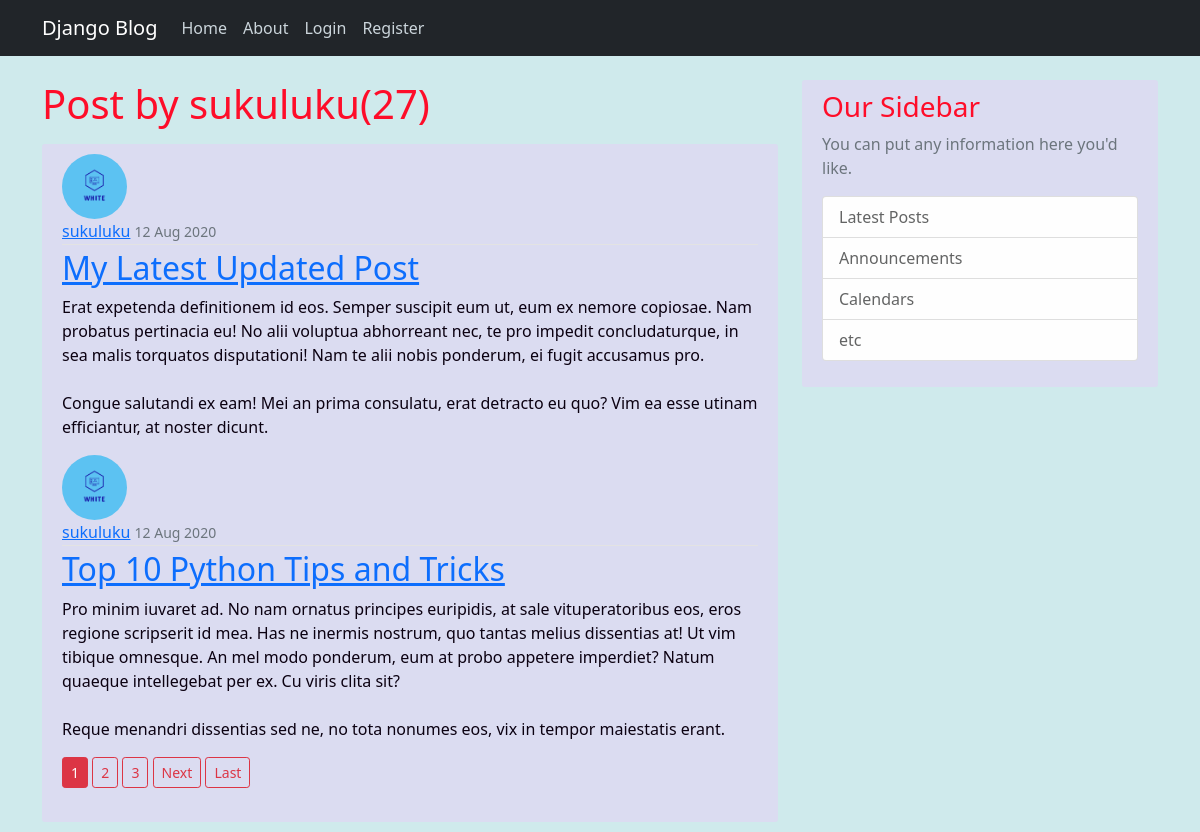
The app's page /user/sukuluku with its own data.
### Blog/models.py (models this page shows, shortened)
class Post(models.Model):
    title       = models.CharField(max_length=100)
    content     = models.TextField()
    date_posted = models.DateTimeField(default=timezone.now)
    author      = models.ForeignKey(User,on_delete=models.CASCADE)

### UserInterface/models.py (models this page shows, shortened)
class Profile(models.Model):
    user  = models.OneToOneField(User,on_delete=models.CASCADE)
    image = models.ImageField(default = 'logo.png',upload_to = 'profile_pics')

### Blog/views.py (the view)
# urls.py: path('user/<str:username>',UserPostListViews.as_view(),name = 'user-posts'),
class UserPostListViews(ListView):
    model = Post
    template_name = 'blog/user_posts.html'
    context_object_name = 'posts'
    paginate_by = 2
    def get_queryset(self):
        user = get_object_or_404(User,username = self.kwargs.get('username'))
        return Post.objects.filter(author = user).order_by('-date_posted')

### Blog/templates/blog/user_posts.html (shortened to what this page needs)
{% extends 'blog/base.html' %}
{% block content %}
<h1 class="mb-3">Post by {{ view.kwargs.username }}({{ page_obj.paginator.count }})</h1>
<article class="media content-section">
    {% for post in posts %}
        <img class="rounded-circle article-img" src="{{ post.author.profile.image.url }}">
        <div class="media-body">
            <div class="article-metadata">
                <a class="mr-2" href="{% url 'user-posts' post.author.username %}">{{ post.author }}</a>
                <small class="text-muted">{{ post.date_posted|date:'d M Y' }}</small>
            </div>
            <h2><a  href="{% url 'post-detail' post.id %}">{{ post.title }}</a></h2>
            <p class="article-content">{{ post.content }}</p>
        </div>
    {% endfor %}
    {% if is_paginated %}
        {% for num in page_obj.paginator.page_range %}
            {% if page_obj.number == num %}
                <a class="btn btn-danger btn-sm mb-4" href="?num = {{ num }}">{{ num }}</a>
            {% elif num > page_obj.number|add:'-3' and num < page_obj.number|add:'3' %}
                <a class="btn btn-outline-danger btn-sm mb-4" href="?num = {{ num }}">{{ num }}</a>
            {% endif %}
        {% endfor %}
        {% if page_obj.has_next %}
            <a class="btn btn-sm btn-outline-danger mb-4" href="?page={{ page_obj.next_page_number }}">Next</a>
            <a class="btn btn-sm btn-outline-danger mb-4" href="?page={{ page_obj.paginator.num_pages }}">Last</a>
        {% endif %}
    {% endif %}
</article>
{% endblock %}

### Blog/templates/blog/base.html (shortened to what this page needs)
{% load static %}
<!doctype html>
<html lang="en">
  <head>
    <link rel="stylesheet" href="https://stackpath.bootstrapcdn.com/bootstrap/5.0.0-alpha1/css/bootstrap.min.css">
    <link rel="stylesheet" type="text/css" href="{% static 'blog/main.css' %}">
  </head>
  <body>
        <header class="site-header">
            <nav class="navbar navbar-expand-md navbar-dark bg-dark fixed-top">
            <div class="container">
                <a class="navbar-brand mr-4" href="#">Django Blog</a>
                <div class="collapse navbar-collapse" id="navbarToggle">
                <div class="navbar-nav mr-auto">
                    <a class="nav-item nav-link" href="{% url 'home' %}">Home</a>
                    <a class="nav-item nav-link" href="{% url 'about' %}">About</a>
                </div>
                <div class="navbar-nav">
                  {% if user.is_authenticated %}
                    <a class="nav-item nav-link" href="{% url 'post-detail' user.id %}">Detail</a>
                    <a class="nav-item nav-link" href="{% url 'profile' %}">Profile</a>
                    <a class="nav-item nav-link" href="{% url 'logout' %}">Logout</a>
                  {% else %}
                    <a class="nav-item nav-link" href="{% url 'login' %}">Login</a>
                    <a class="nav-item nav-link" href="{% url 'register' %}">Register</a>
                  {% endif %}
                </div>
                </div>
            </div>
            </nav>
        </header>
        <main role="main" class="container">
            <div class="row">
              <div class="col-md-8">
                {% block content %}{% endblock %}
              </div>
              <div class="col-md-4">
                <div class="content-section">
                  <h3>Our Sidebar</h3>
                  <p class='text-muted'>You can put any information here you'd like.
                    <ul class="list-group">
                      <li class="list-group-item list-group-item-light">Latest Posts</li>
                      <li class="list-group-item list-group-item-light">Announcements</li>
                      <li class="list-group-item list-group-item-light">Calendars</li>
                      <li class="list-group-item list-group-item-light">etc</li>
                    </ul>
                  </p>
                </div>
              </div>
            </div>
          </main>
  </body>
</html>

### Blog/static/blog/main.css (style rules this page uses)
body { background: #cce9ebee; color: #0b0111; margin-top: 5rem; }
h1, h2, h3, h4, h5, h6 { color: #ff0825fa; }
ul { margin: 0; }
.site-header .navbar-nav .nav-link { color: #cbd5db; }
.content-section { background: #dcdcf1fa; padding: 10px 20px; border: 1px silver #3c0de9; border-radius: 3px; margin-bottom: 10px; }
.article-content { white-space: pre-line; }
.article-img { height: 65px; width: 65px; margin-right: 16px; }
.article-metadata { padding-bottom: 1px; margin-bottom: 4px; border-bottom: 1px solid #e3e3e3 }

### records on screen
Post: author.profile.image (picture), author "sukuluku", date_posted "12 Aug 2020", title "My Latest Updated Post", content "Erat expetenda definitionem id eos. Semper suscipit eum ut, eum ex nemore copiosae. Nam probatus pertinacia eu! No alii voluptua abhorreant nec, te pro impedit concludaturque, in sea malis torquatos disputationi! Nam te alii nobis ponderum, ei fugit accusamus pro. Congue salutandi ex eam! Mei an prima consulatu, erat detracto eu quo? Vim ea esse utinam efficiantur, at noster dicunt."
Post: author.profile.image (picture), author "sukuluku", date_posted "12 Aug 2020", title "Top 10 Python Tips and Tricks", content "Pro minim iuvaret ad. No nam ornatus principes euripidis, at sale vituperatoribus eos, eros regione scripserit id mea. Has ne inermis nostrum, quo tantas melius dissentias at! Ut vim tibique omnesque. An mel modo ponderum, eum at probo appetere imperdiet? Natum quaeque intellegebat per ex. Cu viris clita sit? Reque menandri dissentias sed ne, no tota nonumes eos, vix in tempor maiestatis erant."

### other values on screen
{{ view.kwargs.username }} "sukuluku"
{{ page_obj.paginator.count }} "27"
{{ num }} "1"
{{ num }} "2" "3"
